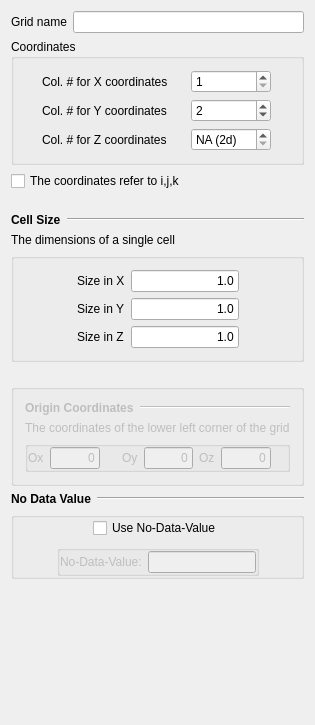
<?xml version="1.0" encoding="UTF-8"?>
<ui version="4.0">
 <class>GslibMaskedImport</class>
 <widget class="QWidget" name="GslibMaskedImport">
  <property name="geometry">
   <rect>
    <x>0</x>
    <y>0</y>
    <width>305</width>
    <height>725</height>
   </rect>
  </property>
  <property name="windowTitle">
   <string>Grid Characteristics</string>
  </property>
  <layout class="QVBoxLayout" name="verticalLayout_2">
   <item>
    <layout class="QHBoxLayout">
     <property name="spacing">
      <number>6</number>
     </property>
     <property name="margin">
      <number>0</number>
     </property>
     <item>
      <widget class="QLabel" name="TextLabel4_4">
       <property name="sizePolicy">
        <sizepolicy hsizetype="Fixed" vsizetype="Preferred">
         <horstretch>0</horstretch>
         <verstretch>0</verstretch>
        </sizepolicy>
       </property>
       <property name="text">
        <string>Grid name</string>
       </property>
       <property name="wordWrap">
        <bool>false</bool>
       </property>
      </widget>
     </item>
     <item>
      <widget class="QLineEdit" name="name_">
       <property name="toolTip">
        <string>name of new grid</string>
       </property>
      </widget>
     </item>
    </layout>
   </item>
   <item>
    <widget class="QGroupBox" name="xyz_column">
     <property name="enabled">
      <bool>true</bool>
     </property>
     <property name="title">
      <string>Coordinates</string>
     </property>
     <layout class="QGridLayout" name="gridLayout_3">
      <item row="0" column="0">
       <widget class="QLabel" name="TextLabel4">
        <property name="sizePolicy">
         <sizepolicy hsizetype="Fixed" vsizetype="Preferred">
          <horstretch>0</horstretch>
          <verstretch>0</verstretch>
         </sizepolicy>
        </property>
        <property name="text">
         <string>Col. # for X coordinates</string>
        </property>
        <property name="wordWrap">
         <bool>false</bool>
        </property>
       </widget>
      </item>
      <item row="0" column="1">
       <widget class="QSpinBox" name="X_col_">
        <property name="sizePolicy">
         <sizepolicy hsizetype="Maximum" vsizetype="Fixed">
          <horstretch>0</horstretch>
          <verstretch>0</verstretch>
         </sizepolicy>
        </property>
        <property name="maximumSize">
         <size>
          <width>80</width>
          <height>32767</height>
         </size>
        </property>
        <property name="minimum">
         <number>1</number>
        </property>
        <property name="maximum">
         <number>100000000</number>
        </property>
       </widget>
      </item>
      <item row="1" column="0">
       <widget class="QLabel" name="TextLabel4_2">
        <property name="sizePolicy">
         <sizepolicy hsizetype="Fixed" vsizetype="Preferred">
          <horstretch>0</horstretch>
          <verstretch>0</verstretch>
         </sizepolicy>
        </property>
        <property name="text">
         <string>Col. # for Y coordinates</string>
        </property>
        <property name="wordWrap">
         <bool>false</bool>
        </property>
       </widget>
      </item>
      <item row="1" column="1">
       <widget class="QSpinBox" name="Y_col_">
        <property name="sizePolicy">
         <sizepolicy hsizetype="Maximum" vsizetype="Fixed">
          <horstretch>0</horstretch>
          <verstretch>0</verstretch>
         </sizepolicy>
        </property>
        <property name="maximumSize">
         <size>
          <width>80</width>
          <height>32767</height>
         </size>
        </property>
        <property name="minimum">
         <number>1</number>
        </property>
        <property name="maximum">
         <number>1000000000</number>
        </property>
        <property name="value">
         <number>2</number>
        </property>
       </widget>
      </item>
      <item row="2" column="0">
       <widget class="QLabel" name="TextLabel4_3">
        <property name="sizePolicy">
         <sizepolicy hsizetype="Fixed" vsizetype="Preferred">
          <horstretch>0</horstretch>
          <verstretch>0</verstretch>
         </sizepolicy>
        </property>
        <property name="text">
         <string>Col. # for Z coordinates</string>
        </property>
        <property name="wordWrap">
         <bool>false</bool>
        </property>
       </widget>
      </item>
      <item row="2" column="1">
       <widget class="QSpinBox" name="Z_col_">
        <property name="sizePolicy">
         <sizepolicy hsizetype="Maximum" vsizetype="Fixed">
          <horstretch>0</horstretch>
          <verstretch>0</verstretch>
         </sizepolicy>
        </property>
        <property name="maximumSize">
         <size>
          <width>80</width>
          <height>32767</height>
         </size>
        </property>
        <property name="specialValueText">
         <string>NA (2d)</string>
        </property>
        <property name="minimum">
         <number>0</number>
        </property>
        <property name="maximum">
         <number>1000000000</number>
        </property>
        <property name="value">
         <number>0</number>
        </property>
       </widget>
      </item>
     </layout>
    </widget>
   </item>
   <item>
    <widget class="QCheckBox" name="is_ijk_coords_">
     <property name="text">
      <string>The coordinates refer to i,j,k</string>
     </property>
    </widget>
   </item>
   <item>
    <spacer name="Spacer14_2">
     <property name="orientation">
      <enum>Qt::Vertical</enum>
     </property>
     <property name="sizeType">
      <enum>QSizePolicy::Fixed</enum>
     </property>
     <property name="sizeHint" stdset="0">
      <size>
       <width>20</width>
       <height>16</height>
      </size>
     </property>
    </spacer>
   </item>
   <item>
    <layout class="QHBoxLayout">
     <property name="spacing">
      <number>6</number>
     </property>
     <property name="margin">
      <number>0</number>
     </property>
     <item>
      <widget class="QLabel" name="TextLabel1_2">
       <property name="sizePolicy">
        <sizepolicy hsizetype="Fixed" vsizetype="Fixed">
         <horstretch>0</horstretch>
         <verstretch>0</verstretch>
        </sizepolicy>
       </property>
       <property name="font">
        <font>
         <weight>75</weight>
         <bold>true</bold>
        </font>
       </property>
       <property name="text">
        <string>Cell Size</string>
       </property>
       <property name="wordWrap">
        <bool>false</bool>
       </property>
      </widget>
     </item>
     <item>
      <widget class="Line" name="Line1_2">
       <property name="sizePolicy">
        <sizepolicy hsizetype="Minimum" vsizetype="Fixed">
         <horstretch>0</horstretch>
         <verstretch>0</verstretch>
        </sizepolicy>
       </property>
       <property name="frameShape">
        <enum>QFrame::HLine</enum>
       </property>
       <property name="frameShadow">
        <enum>QFrame::Sunken</enum>
       </property>
      </widget>
     </item>
    </layout>
   </item>
   <item>
    <widget class="QLabel" name="TextLabel2_2">
     <property name="text">
      <string>The dimensions of a single cell</string>
     </property>
     <property name="wordWrap">
      <bool>false</bool>
     </property>
    </widget>
   </item>
   <item>
    <widget class="QGroupBox" name="GroupBox1_2">
     <property name="maximumSize">
      <size>
       <width>32767</width>
       <height>120</height>
      </size>
     </property>
     <property name="title">
      <string/>
     </property>
     <layout class="QHBoxLayout">
      <property name="spacing">
       <number>6</number>
      </property>
      <property name="margin">
       <number>11</number>
      </property>
      <item>
       <spacer name="Spacer9_2">
        <property name="orientation">
         <enum>Qt::Horizontal</enum>
        </property>
        <property name="sizeType">
         <enum>QSizePolicy::Expanding</enum>
        </property>
        <property name="sizeHint" stdset="0">
         <size>
          <width>20</width>
          <height>20</height>
         </size>
        </property>
       </spacer>
      </item>
      <item>
       <layout class="QGridLayout">
        <property name="margin">
         <number>0</number>
        </property>
        <property name="spacing">
         <number>6</number>
        </property>
        <item row="0" column="1">
         <widget class="QLineEdit" name="x_size_">
          <property name="text">
           <string>1.0</string>
          </property>
          <property name="alignment">
           <set>Qt::AlignRight</set>
          </property>
         </widget>
        </item>
        <item row="1" column="1">
         <widget class="QLineEdit" name="y_size_">
          <property name="text">
           <string>1.0</string>
          </property>
          <property name="alignment">
           <set>Qt::AlignRight</set>
          </property>
         </widget>
        </item>
        <item row="2" column="1">
         <widget class="QLineEdit" name="z_size_">
          <property name="text">
           <string>1.0</string>
          </property>
          <property name="alignment">
           <set>Qt::AlignRight</set>
          </property>
         </widget>
        </item>
        <item row="0" column="0">
         <widget class="QLabel" name="TextLabel4_5">
          <property name="sizePolicy">
           <sizepolicy hsizetype="Fixed" vsizetype="Preferred">
            <horstretch>0</horstretch>
            <verstretch>0</verstretch>
           </sizepolicy>
          </property>
          <property name="text">
           <string>Size in X</string>
          </property>
          <property name="wordWrap">
           <bool>false</bool>
          </property>
         </widget>
        </item>
        <item row="1" column="0">
         <widget class="QLabel" name="TextLabel4_2_2">
          <property name="sizePolicy">
           <sizepolicy hsizetype="Fixed" vsizetype="Preferred">
            <horstretch>0</horstretch>
            <verstretch>0</verstretch>
           </sizepolicy>
          </property>
          <property name="text">
           <string>Size in Y</string>
          </property>
          <property name="wordWrap">
           <bool>false</bool>
          </property>
         </widget>
        </item>
        <item row="2" column="0">
         <widget class="QLabel" name="TextLabel4_3_2">
          <property name="sizePolicy">
           <sizepolicy hsizetype="Fixed" vsizetype="Preferred">
            <horstretch>0</horstretch>
            <verstretch>0</verstretch>
           </sizepolicy>
          </property>
          <property name="text">
           <string>Size in Z</string>
          </property>
          <property name="wordWrap">
           <bool>false</bool>
          </property>
         </widget>
        </item>
       </layout>
      </item>
      <item>
       <spacer name="Spacer8_2">
        <property name="orientation">
         <enum>Qt::Horizontal</enum>
        </property>
        <property name="sizeType">
         <enum>QSizePolicy::Expanding</enum>
        </property>
        <property name="sizeHint" stdset="0">
         <size>
          <width>20</width>
          <height>20</height>
         </size>
        </property>
       </spacer>
      </item>
     </layout>
    </widget>
   </item>
   <item>
    <spacer name="Spacer14">
     <property name="orientation">
      <enum>Qt::Vertical</enum>
     </property>
     <property name="sizeType">
      <enum>QSizePolicy::Fixed</enum>
     </property>
     <property name="sizeHint" stdset="0">
      <size>
       <width>20</width>
       <height>16</height>
      </size>
     </property>
    </spacer>
   </item>
   <item>
    <widget class="QGroupBox" name="origin_box">
     <property name="enabled">
      <bool>false</bool>
     </property>
     <property name="font">
      <font>
       <strikeout>false</strikeout>
       <kerning>true</kerning>
      </font>
     </property>
     <property name="title">
      <string/>
     </property>
     <layout class="QGridLayout" name="gridLayout">
      <item row="0" column="0">
       <widget class="QLabel" name="TextLabel1_2_2">
        <property name="sizePolicy">
         <sizepolicy hsizetype="Fixed" vsizetype="Fixed">
          <horstretch>0</horstretch>
          <verstretch>0</verstretch>
         </sizepolicy>
        </property>
        <property name="font">
         <font>
          <weight>75</weight>
          <bold>true</bold>
         </font>
        </property>
        <property name="text">
         <string>Origin Coordinates</string>
        </property>
        <property name="wordWrap">
         <bool>false</bool>
        </property>
       </widget>
      </item>
      <item row="0" column="1">
       <layout class="QHBoxLayout">
        <property name="spacing">
         <number>6</number>
        </property>
        <property name="margin">
         <number>0</number>
        </property>
        <item>
         <widget class="Line" name="Line1_2_2">
          <property name="sizePolicy">
           <sizepolicy hsizetype="Minimum" vsizetype="Fixed">
            <horstretch>0</horstretch>
            <verstretch>0</verstretch>
           </sizepolicy>
          </property>
          <property name="frameShape">
           <enum>QFrame::HLine</enum>
          </property>
          <property name="frameShadow">
           <enum>QFrame::Sunken</enum>
          </property>
         </widget>
        </item>
       </layout>
      </item>
      <item row="1" column="0" colspan="2">
       <widget class="QLabel" name="TextLabel2">
        <property name="text">
         <string>The coordinates of the lower left corner of the grid</string>
        </property>
        <property name="wordWrap">
         <bool>false</bool>
        </property>
       </widget>
      </item>
      <item row="2" column="0" colspan="2">
       <widget class="QGroupBox" name="GroupBox1_2_2">
        <property name="maximumSize">
         <size>
          <width>32767</width>
          <height>120</height>
         </size>
        </property>
        <property name="title">
         <string/>
        </property>
        <layout class="QGridLayout">
         <property name="margin">
          <number>0</number>
         </property>
         <item row="0" column="0">
          <widget class="QLabel" name="TextLabel4_5_2">
           <property name="sizePolicy">
            <sizepolicy hsizetype="Fixed" vsizetype="Preferred">
             <horstretch>0</horstretch>
             <verstretch>0</verstretch>
            </sizepolicy>
           </property>
           <property name="text">
            <string>Ox</string>
           </property>
           <property name="wordWrap">
            <bool>false</bool>
           </property>
          </widget>
         </item>
         <item row="0" column="1">
          <widget class="QLineEdit" name="xmn_">
           <property name="text">
            <string>0</string>
           </property>
           <property name="alignment">
            <set>Qt::AlignRight</set>
           </property>
          </widget>
         </item>
         <item row="0" column="2">
          <spacer name="Spacer10_2">
           <property name="orientation">
            <enum>Qt::Horizontal</enum>
           </property>
           <property name="sizeType">
            <enum>QSizePolicy::Fixed</enum>
           </property>
           <property name="sizeHint" stdset="0">
            <size>
             <width>16</width>
             <height>21</height>
            </size>
           </property>
          </spacer>
         </item>
         <item row="0" column="3">
          <widget class="QLabel" name="TextLabel4_5_2_2">
           <property name="sizePolicy">
            <sizepolicy hsizetype="Fixed" vsizetype="Preferred">
             <horstretch>0</horstretch>
             <verstretch>0</verstretch>
            </sizepolicy>
           </property>
           <property name="text">
            <string>Oy</string>
           </property>
           <property name="wordWrap">
            <bool>false</bool>
           </property>
          </widget>
         </item>
         <item row="0" column="4">
          <widget class="QLineEdit" name="ymn_">
           <property name="text">
            <string>0</string>
           </property>
           <property name="alignment">
            <set>Qt::AlignRight</set>
           </property>
          </widget>
         </item>
         <item row="0" column="5">
          <widget class="QLabel" name="TextLabel4_5_2_2_2">
           <property name="sizePolicy">
            <sizepolicy hsizetype="Fixed" vsizetype="Preferred">
             <horstretch>0</horstretch>
             <verstretch>0</verstretch>
            </sizepolicy>
           </property>
           <property name="text">
            <string>Oz</string>
           </property>
           <property name="wordWrap">
            <bool>false</bool>
           </property>
          </widget>
         </item>
         <item row="0" column="6">
          <widget class="QLineEdit" name="zmn_">
           <property name="text">
            <string>0</string>
           </property>
           <property name="alignment">
            <set>Qt::AlignRight</set>
           </property>
          </widget>
         </item>
         <item row="0" column="7">
          <spacer name="Spacer10_2_2">
           <property name="orientation">
            <enum>Qt::Horizontal</enum>
           </property>
           <property name="sizeType">
            <enum>QSizePolicy::Fixed</enum>
           </property>
           <property name="sizeHint" stdset="0">
            <size>
             <width>16</width>
             <height>20</height>
            </size>
           </property>
          </spacer>
         </item>
        </layout>
       </widget>
      </item>
     </layout>
    </widget>
   </item>
   <item>
    <layout class="QHBoxLayout">
     <property name="spacing">
      <number>6</number>
     </property>
     <property name="margin">
      <number>0</number>
     </property>
     <item>
      <widget class="QLabel" name="TextLabel1_2_2_2_2">
       <property name="sizePolicy">
        <sizepolicy hsizetype="Fixed" vsizetype="Fixed">
         <horstretch>0</horstretch>
         <verstretch>0</verstretch>
        </sizepolicy>
       </property>
       <property name="font">
        <font>
         <weight>75</weight>
         <bold>true</bold>
        </font>
       </property>
       <property name="text">
        <string>No Data Value</string>
       </property>
       <property name="wordWrap">
        <bool>false</bool>
       </property>
      </widget>
     </item>
     <item>
      <widget class="Line" name="Line1_2_2_2_2">
       <property name="sizePolicy">
        <sizepolicy hsizetype="Minimum" vsizetype="Fixed">
         <horstretch>0</horstretch>
         <verstretch>0</verstretch>
        </sizepolicy>
       </property>
       <property name="frameShape">
        <enum>QFrame::HLine</enum>
       </property>
       <property name="frameShadow">
        <enum>QFrame::Sunken</enum>
       </property>
      </widget>
     </item>
    </layout>
   </item>
   <item>
    <widget class="QGroupBox" name="groupBox5">
     <property name="title">
      <string/>
     </property>
     <layout class="QVBoxLayout">
      <property name="margin">
       <number>0</number>
      </property>
      <item>
       <layout class="QHBoxLayout">
        <property name="margin">
         <number>0</number>
        </property>
        <item>
         <spacer name="spacer24">
          <property name="orientation">
           <enum>Qt::Horizontal</enum>
          </property>
          <property name="sizeType">
           <enum>QSizePolicy::Expanding</enum>
          </property>
          <property name="sizeHint" stdset="0">
           <size>
            <width>31</width>
            <height>21</height>
           </size>
          </property>
         </spacer>
        </item>
        <item>
         <widget class="QCheckBox" name="use_no_data_value_">
          <property name="text">
           <string>Use No-Data-Value</string>
          </property>
         </widget>
        </item>
        <item>
         <spacer name="spacer25">
          <property name="orientation">
           <enum>Qt::Horizontal</enum>
          </property>
          <property name="sizeType">
           <enum>QSizePolicy::Expanding</enum>
          </property>
          <property name="sizeHint" stdset="0">
           <size>
            <width>31</width>
            <height>20</height>
           </size>
          </property>
         </spacer>
        </item>
       </layout>
      </item>
      <item>
       <layout class="QHBoxLayout">
        <property name="margin">
         <number>0</number>
        </property>
        <item>
         <spacer name="spacer23">
          <property name="orientation">
           <enum>Qt::Horizontal</enum>
          </property>
          <property name="sizeType">
           <enum>QSizePolicy::Expanding</enum>
          </property>
          <property name="sizeHint" stdset="0">
           <size>
            <width>22</width>
            <height>21</height>
           </size>
          </property>
         </spacer>
        </item>
        <item>
         <widget class="QGroupBox" name="NoDataValueBox">
          <property name="enabled">
           <bool>false</bool>
          </property>
          <property name="title">
           <string/>
          </property>
          <layout class="QHBoxLayout">
           <property name="margin">
            <number>0</number>
           </property>
           <item>
            <widget class="QLabel" name="textLabel1">
             <property name="text">
              <string>No-Data-Value:</string>
             </property>
             <property name="wordWrap">
              <bool>false</bool>
             </property>
            </widget>
           </item>
           <item>
            <widget class="QLineEdit" name="no_data_value_edit_"/>
           </item>
          </layout>
         </widget>
        </item>
        <item>
         <spacer name="spacer22">
          <property name="orientation">
           <enum>Qt::Horizontal</enum>
          </property>
          <property name="sizeType">
           <enum>QSizePolicy::Expanding</enum>
          </property>
          <property name="sizeHint" stdset="0">
           <size>
            <width>22</width>
            <height>21</height>
           </size>
          </property>
         </spacer>
        </item>
       </layout>
      </item>
     </layout>
    </widget>
   </item>
   <item>
    <spacer name="verticalSpacer">
     <property name="orientation">
      <enum>Qt::Vertical</enum>
     </property>
     <property name="sizeHint" stdset="0">
      <size>
       <width>20</width>
       <height>178</height>
      </size>
     </property>
    </spacer>
   </item>
  </layout>
 </widget>
 <layoutdefault spacing="6" margin="11"/>
 <pixmapfunction>qPixmapFromMimeSource</pixmapfunction>
 <tabstops>
  <tabstop>name_</tabstop>
 </tabstops>
 <resources/>
 <connections>
  <connection>
   <sender>use_no_data_value_</sender>
   <signal>toggled(bool)</signal>
   <receiver>NoDataValueBox</receiver>
   <slot>setEnabled(bool)</slot>
   <hints>
    <hint type="sourcelabel">
     <x>20</x>
     <y>20</y>
    </hint>
    <hint type="destinationlabel">
     <x>20</x>
     <y>20</y>
    </hint>
   </hints>
  </connection>
  <connection>
   <sender>is_ijk_coords_</sender>
   <signal>toggled(bool)</signal>
   <receiver>origin_box</receiver>
   <slot>setEnabled(bool)</slot>
   <hints>
    <hint type="sourcelabel">
     <x>90</x>
     <y>173</y>
    </hint>
    <hint type="destinationlabel">
     <x>180</x>
     <y>470</y>
    </hint>
   </hints>
  </connection>
 </connections>
</ui>
